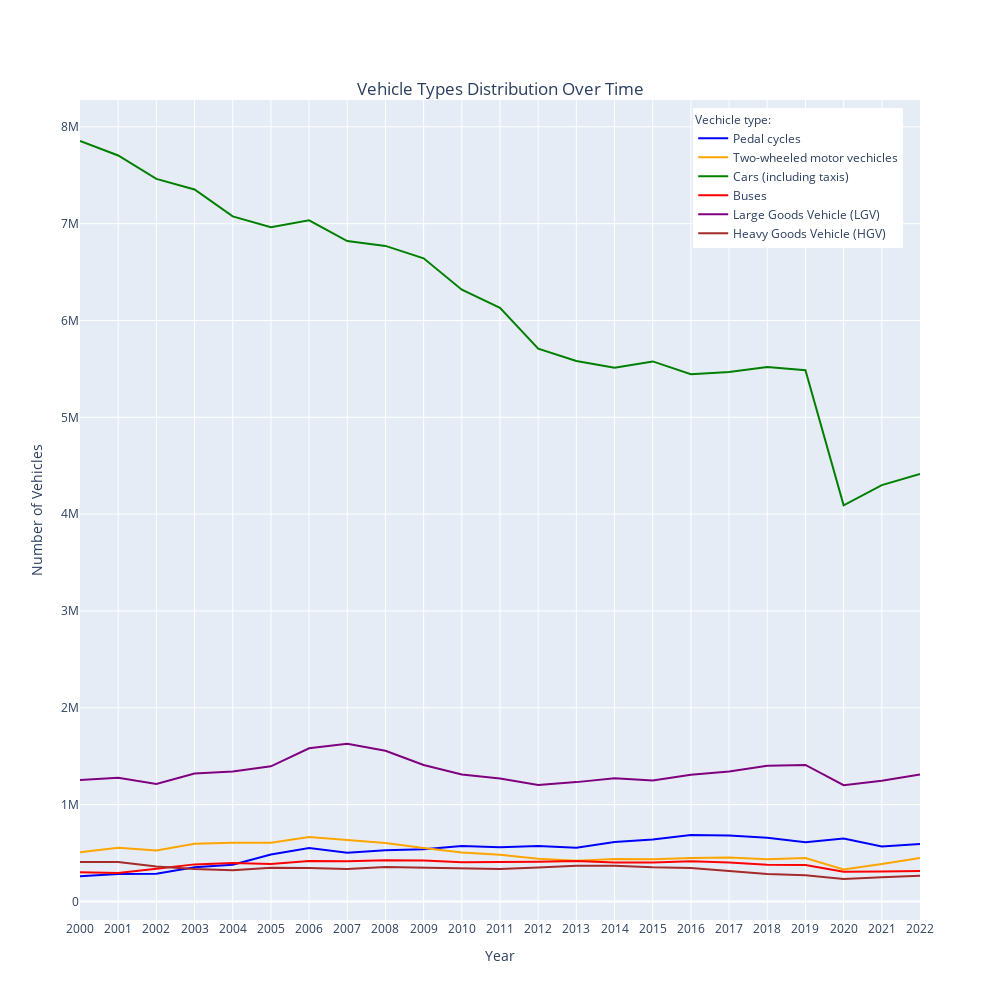

The cell this chart's notebook holds for it:
### Markdown cell above
### Yearly distribution - Vechicle Type

### Code cell
df_yearly_car_type['year_interval'] = df_yearly_car_type['year'].apply(map_to_interval)

df_yearly_car_type

import plotly.express as px

fig = px.line(df_yearly_car_type, x='year', y=df_yearly_car_type.columns[1:-1],
              title='Vehicle Types Distribution Over Time',
              labels={'year': 'Year', 'value': 'Number of Vehicles'},
              line_dash_sequence=['solid', 'dash', 'solid', 'dash', 'solid', 'dash'],
              color_discrete_sequence=['blue', 'orange', 'green', 'red', 'purple', 'brown'],
              height=1000, width=1000)

fig.update_xaxes(tickmode='array', tickvals=df_yearly_car_type['year'], ticktext=df_yearly_car_type['year'])

fig.update_traces(name= 'Pedal cycles', selector=dict(name='pedal_cycles'))
fig.update_traces(name= 'Two-wheeled motor vechicles', selector=dict(name='two_wheeled_motor_vehicles'))
fig.update_traces(name= 'Cars (including taxis)', selector=dict(name='cars_and_taxis'))
fig.update_traces(name= 'Buses', selector=dict(name='buses_and_coaches'))
fig.update_traces(name= 'Large Goods Vehicle (LGV)', selector=dict(name='lgvs'))
fig.update_traces(name= 'Heavy Goods Vehicle (HGV)', selector=dict(name='all_hgvs'))

fig.update_layout(legend=dict(title_text='Vechicle type:', title_font=dict(size=12), orientation='v', y=0.99, x=0.855, xanchor='center', yanchor='top'), title=dict(x=0.5, y=0.917, xanchor='center'))
fig.show()

### Figure 1 — Plotly figure (JSON) as saved in the notebook; plotly's stock layout.template omitted (floating-point values rounded to 4 significant figures)
{"data": [{"hovertemplate": "variable=pedal_cycles<br>Year=%{x}<br>Number of Vehicles=%{y}<extra></extra>", "legendgroup": "pedal_cycles", "line": {"color": "blue", "dash": "solid"}, "marker": {"symbol": "circle"}, "mode": "lines", "name": "Pedal cycles", "orientation": "v", "showlegend": true, "type": "scatter", "x": [2000, 2001, 2002, 2003, 2004, 2005, 2006, 2007, 2008, 2009, 2010, 2011, 2012, 2013, 2014, 2015, 2016, 2017, 2018, 2019, 2020, 2021, 2022], "xaxis": "x", "y": [259440, 283139, 286073, 353408, 378420, 484138, 552433, 503196, 528269, 539265, 573858, 560985, 573214, 554318, 613645, 639398, 687502, 682167, 656895, 612143, 649544, 568833, 592561], "yaxis": "y"}, {"hovertemplate": "variable=two_wheeled_motor_vehicles<br>Year=%{x}<br>Number of Vehicles=%{y}<extra></extra>", "legendgroup": "two_wheeled_motor_vehicles", "line": {"color": "orange", "dash": "solid"}, "marker": {"symbol": "circle"}, "mode": "lines", "name": "Two-wheeled motor vechicles", "orientation": "v", "showlegend": true, "type": "scatter", "x": [2000, 2001, 2002, 2003, 2004, 2005, 2006, 2007, 2008, 2009, 2010, 2011, 2012, 2013, 2014, 2015, 2016, 2017, 2018, 2019, 2020, 2021, 2022], "xaxis": "x", "y": [508393, 554560, 526499, 595809, 607068, 606873, 664630, 630610, 603968, 551645, 506046, 481309, 440510, 419416, 437314, 436078, 449424, 454227, 436489, 447818, 330000, 386331, 448393], "yaxis": "y"}, {"hovertemplate": "variable=cars_and_taxis<br>Year=%{x}<br>Number of Vehicles=%{y}<extra></extra>", "legendgroup": "cars_and_taxis", "line": {"color": "green", "dash": "solid"}, "marker": {"symbol": "circle"}, "mode": "lines", "name": "Cars (including taxis)", "orientation": "v", "showlegend": true, "type": "scatter", "x": [2000, 2001, 2002, 2003, 2004, 2005, 2006, 2007, 2008, 2009, 2010, 2011, 2012, 2013, 2014, 2015, 2016, 2017, 2018, 2019, 2020, 2021, 2022], "xaxis": "x", "y": [7853719, 7703744, 7462309, 7353649, 7075004, 6962340, 7033796, 6820125, 6770358, 6641734, 6317856, 6131480, 5708288, 5581294, 5512102, 5577400, 5445162, 5467745, 5520041, 5486693, 4091031, 4299838, 4414733], "yaxis": "y"}, {"hovertemplate": "variable=buses_and_coaches<br>Year=%{x}<br>Number of Vehicles=%{y}<extra></extra>", "legendgroup": "buses_and_coaches", "line": {"color": "red", "dash": "solid"}, "marker": {"symbol": "circle"}, "mode": "lines", "name": "Buses", "orientation": "v", "showlegend": true, "type": "scatter", "x": [2000, 2001, 2002, 2003, 2004, 2005, 2006, 2007, 2008, 2009, 2010, 2011, 2012, 2013, 2014, 2015, 2016, 2017, 2018, 2019, 2020, 2021, 2022], "xaxis": "x", "y": [301823, 294005, 338625, 383038, 396905, 386580, 416908, 414384, 426049, 423779, 406024, 406811, 410234, 416614, 401731, 402818, 415381, 401688, 378614, 375678, 306175, 309179, 313727], "yaxis": "y"}, {"hovertemplate": "variable=lgvs<br>Year=%{x}<br>Number of Vehicles=%{y}<extra></extra>", "legendgroup": "lgvs", "line": {"color": "purple", "dash": "solid"}, "marker": {"symbol": "circle"}, "mode": "lines", "name": "Large Goods Vehicle (LGV)", "orientation": "v", "showlegend": true, "type": "scatter", "x": [2000, 2001, 2002, 2003, 2004, 2005, 2006, 2007, 2008, 2009, 2010, 2011, 2012, 2013, 2014, 2015, 2016, 2017, 2018, 2019, 2020, 2021, 2022], "xaxis": "x", "y": [1253869, 1278810, 1213620, 1321481, 1342749, 1395915, 1581480, 1629085, 1555995, 1409323, 1310619, 1270680, 1203471, 1232555, 1273308, 1249150, 1307932, 1341124, 1401458, 1410068, 1201508, 1246404, 1311408], "yaxis": "y"}, {"hovertemplate": "variable=all_hgvs<br>Year=%{x}<br>Number of Vehicles=%{y}<extra></extra>", "legendgroup": "all_hgvs", "line": {"color": "brown", "dash": "solid"}, "marker": {"symbol": "circle"}, "mode": "lines", "name": "Heavy Goods Vehicle (HGV)", "orientation": "v", "showlegend": true, "type": "scatter", "x": [2000, 2001, 2002, 2003, 2004, 2005, 2006, 2007, 2008, 2009, 2010, 2011, 2012, 2013, 2014, 2015, 2016, 2017, 2018, 2019, 2020, 2021, 2022], "xaxis": "x", "y": [408394, 408481, 360781, 334309, 323388, 348907, 345596, 336366, 354914, 346930, 341118, 334345, 351513, 368589, 368640, 352331, 346255, 315992, 282813, 270809, 232000, 250288, 265952], "yaxis": "y"}], "layout": {"height": 1000, "legend": {"orientation": "v", "title": {"font": {"size": 12}, "text": "Vechicle type:"}, "tracegroupgap": 0, "x": 0.855, "xanchor": "center", "y": 0.99, "yanchor": "top"}, "title": {"text": "Vehicle Types Distribution Over Time", "x": 0.5, "xanchor": "center", "y": 0.917}, "width": 1000, "xaxis": {"anchor": "y", "domain": [0, 1], "tickmode": "array", "ticktext": [2000, 2001, 2002, 2003, 2004, 2005, 2006, 2007, 2008, 2009, 2010, 2011, 2012, 2013, 2014, 2015, 2016, 2017, 2018, 2019, 2020, 2021, 2022], "tickvals": [2000, 2001, 2002, 2003, 2004, 2005, 2006, 2007, 2008, 2009, 2010, 2011, 2012, 2013, 2014, 2015, 2016, 2017, 2018, 2019, 2020, 2021, 2022], "title": {"text": "Year"}}, "yaxis": {"anchor": "x", "domain": [0, 1], "title": {"text": "Number of Vehicles"}}}}
